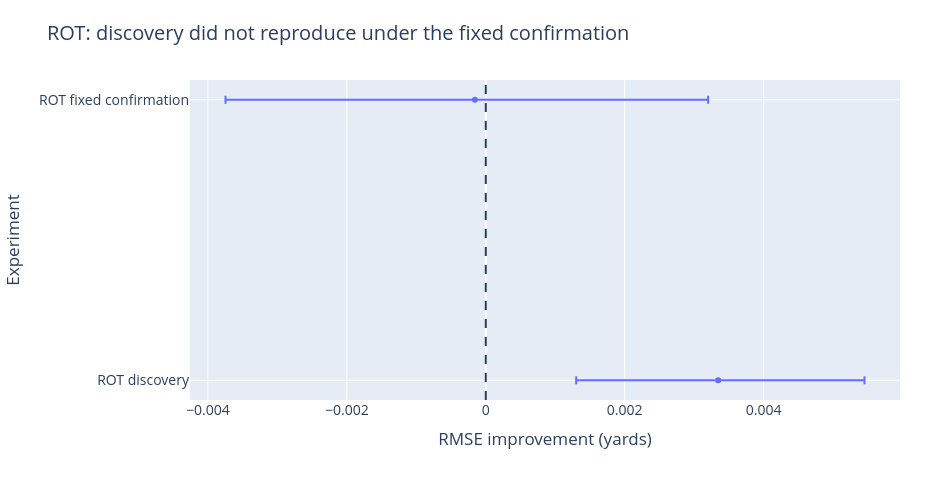

The code cell stored with this chart in its notebook:
### Markdown cell above
Positive point movement is not enough for automatic promotion. Seed diversity passed Fold-0 discovery but its fixed Fold-1 interval crossed zero. Context dropout improved the Fold-0 fixed blend but its interval also crossed zero. Those models were retained as complementary ensemble members rather than advertised as independently validated upgrades.

### Code cell
T=[t for t in E['experiments'] if t['family']=='geometry']; labels=[t['name'] for t in T]; gains=[t['gain'] for t in T]
low=[t['gain']-t['interval95'][0] for t in T];high=[t['interval95'][1]-t['gain'] for t in T]
fig=go.Figure(go.Scatter(x=gains,y=labels,mode='markers',error_x=dict(type='data',array=high,arrayminus=low,symmetric=False)))
fig.update_layout(title='ROT: discovery did not reproduce under the fixed confirmation',xaxis_title='RMSE improvement (yards)',yaxis_title='Experiment');fig.add_vline(x=0,line_dash='dash')
static,ax=plt.subplots();ax.errorbar(gains,labels,xerr=[low,high],fmt='o',capsize=5);ax.axvline(0,linestyle='--');ax.set(xlabel='RMSE improvement (yards)',title='ROT discovery versus confirmation')
show(fig,static,'winner_confirmation')

### Figure 1 — Plotly figure (JSON) as saved in the notebook; plotly's stock layout.template omitted (floating-point values rounded to 4 significant figures)
{"data": [{"error_x": {"array": [0.002106, 0.003357], "arrayminus": [0.002044, 0.003589], "symmetric": false, "type": "data"}, "mode": "markers", "type": "scatter", "x": [0.003345, -0.000157], "y": ["ROT discovery", "ROT fixed confirmation"]}], "layout": {"font": {"size": 14}, "height": 480, "margin": {"b": 80, "l": 90, "r": 40, "t": 80}, "shapes": [{"line": {"dash": "dash"}, "type": "line", "x0": 0, "x1": 0, "xref": "x", "y0": 0, "y1": 1, "yref": "y domain"}], "title": {"text": "ROT: discovery did not reproduce under the fixed confirmation"}, "width": 940, "xaxis": {"title": {"text": "RMSE improvement (yards)"}}, "yaxis": {"title": {"text": "Experiment"}}}}
